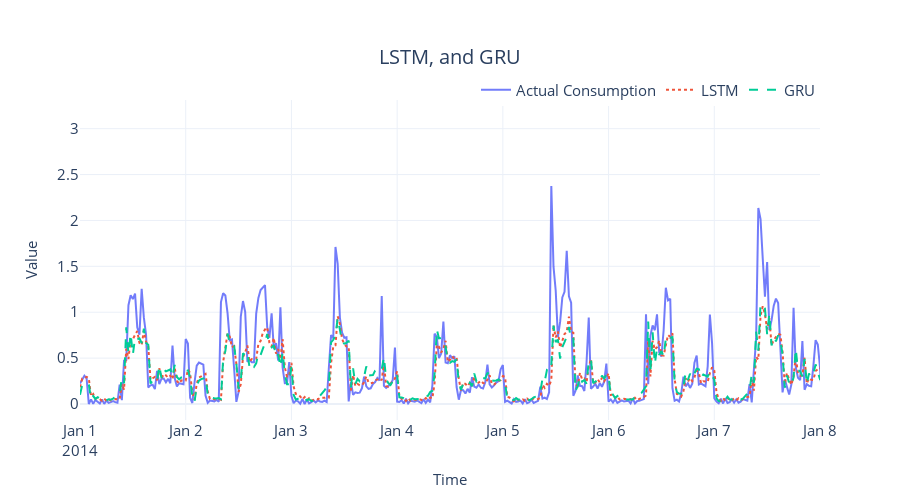

Notebook cell for this chart:
### Code cell
fig = plot_forecast(pred_df, forecast_columns=["LSTM", "GRU"], forecast_display_names=["LSTM", "GRU"])
fig = format_plot(fig, title=f"LSTM, and GRU")
fig.update_xaxes(type="date", range=["2014-01-01", "2014-01-08"])
fig.update_traces(line=dict(dash="dash"), selector= dict(name="GRU"))
fig.write_image("imgs/chapter_12/lstm_gru.png")
fig.show()

### Figure 1 — Plotly figure (JSON) as saved in the notebook; plotly's stock layout.template omitted (floating-point values rounded to 4 significant figures; data arrays with more than 128 entries replaced by an {"elided": "..."} marker saying what was removed)
{"data": [{"line": {"color": "rgba(99,110,250,0.9)"}, "mode": "lines", "name": "Actual Consumption", "type": "scatter", "x": {"elided": "1488 str values"}, "y": {"elided": "1488 float values"}}, {"line": {"color": "rgba(239,85,59,1)", "dash": "dot"}, "mode": "lines", "name": "LSTM", "type": "scatter", "x": {"elided": "1488 str values"}, "y": {"elided": "1488 float values"}}, {"line": {"color": "rgba(0,204,150,1)", "dash": "dash"}, "mode": "lines", "name": "GRU", "type": "scatter", "x": {"elided": "1488 str values"}, "y": {"elided": "1488 float values"}}], "layout": {"autosize": false, "height": 500, "legend": {"font": {"size": 15}, "orientation": "h", "title": {}, "x": 1, "xanchor": "right", "y": 0.98, "yanchor": "bottom"}, "title": {"font": {"size": 20}, "text": "LSTM, and GRU", "x": 0.5, "xanchor": "center", "yanchor": "top"}, "width": 900, "xaxis": {"range": ["2014-01-01", "2014-01-08"], "tickfont": {"size": 15}, "title": {"font": {"size": 15}, "text": "Time"}, "type": "date"}, "yaxis": {"tickfont": {"size": 15}, "title": {"font": {"size": 15}, "text": "Value"}}}}
